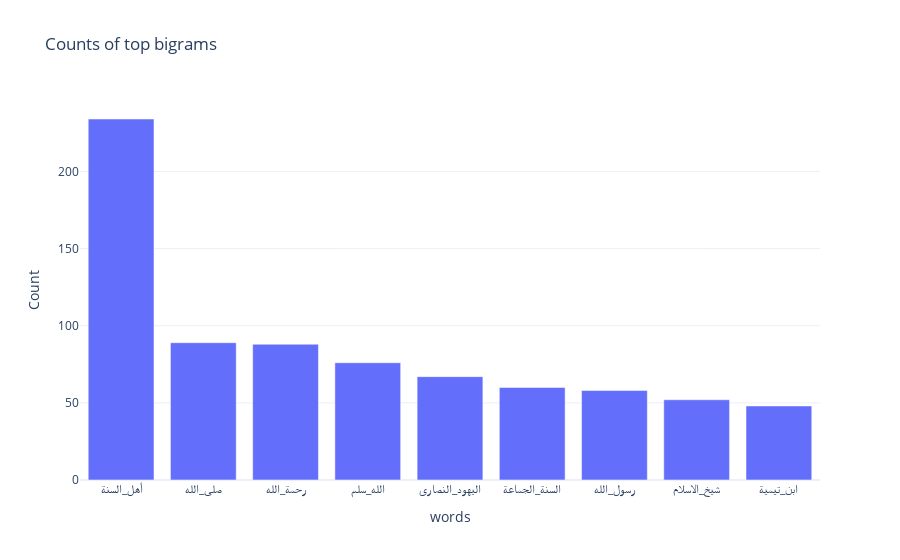

This figure's notebook cell:
### Code cell
d = pd.read_csv('bigrams.csv')

fig = px.bar(d, x='words', y='Count', title='Counts of top bigrams', template='plotly_white')
fig.show()

### Figure 1 — Plotly figure (JSON) as saved in the notebook; plotly's stock layout.template omitted (floating-point values rounded to 4 significant figures)
{"data": [{"alignmentgroup": "True", "hovertemplate": "words=%{x}<br>Count=%{y}<extra></extra>", "legendgroup": "", "marker": {"color": "#636efa", "pattern": {"shape": ""}}, "name": "", "offsetgroup": "", "orientation": "v", "showlegend": false, "textposition": "auto", "type": "bar", "x": ["أهل_السنة", "صلى_الله", "رحمة_الله", "الله_سلم", "اليهود_النصارى", "السنة_الجماعة", "رسول_الله", "شيخ_الاسلام", "ابن_تيمية"], "xaxis": "x", "y": [234, 89, 88, 76, 67, 60, 58, 52, 48], "yaxis": "y"}], "layout": {"barmode": "relative", "legend": {"tracegroupgap": 0}, "title": {"text": "Counts of top bigrams"}, "xaxis": {"anchor": "y", "domain": [0, 1], "title": {"text": "words"}}, "yaxis": {"anchor": "x", "domain": [0, 1], "title": {"text": "Count"}}}}
